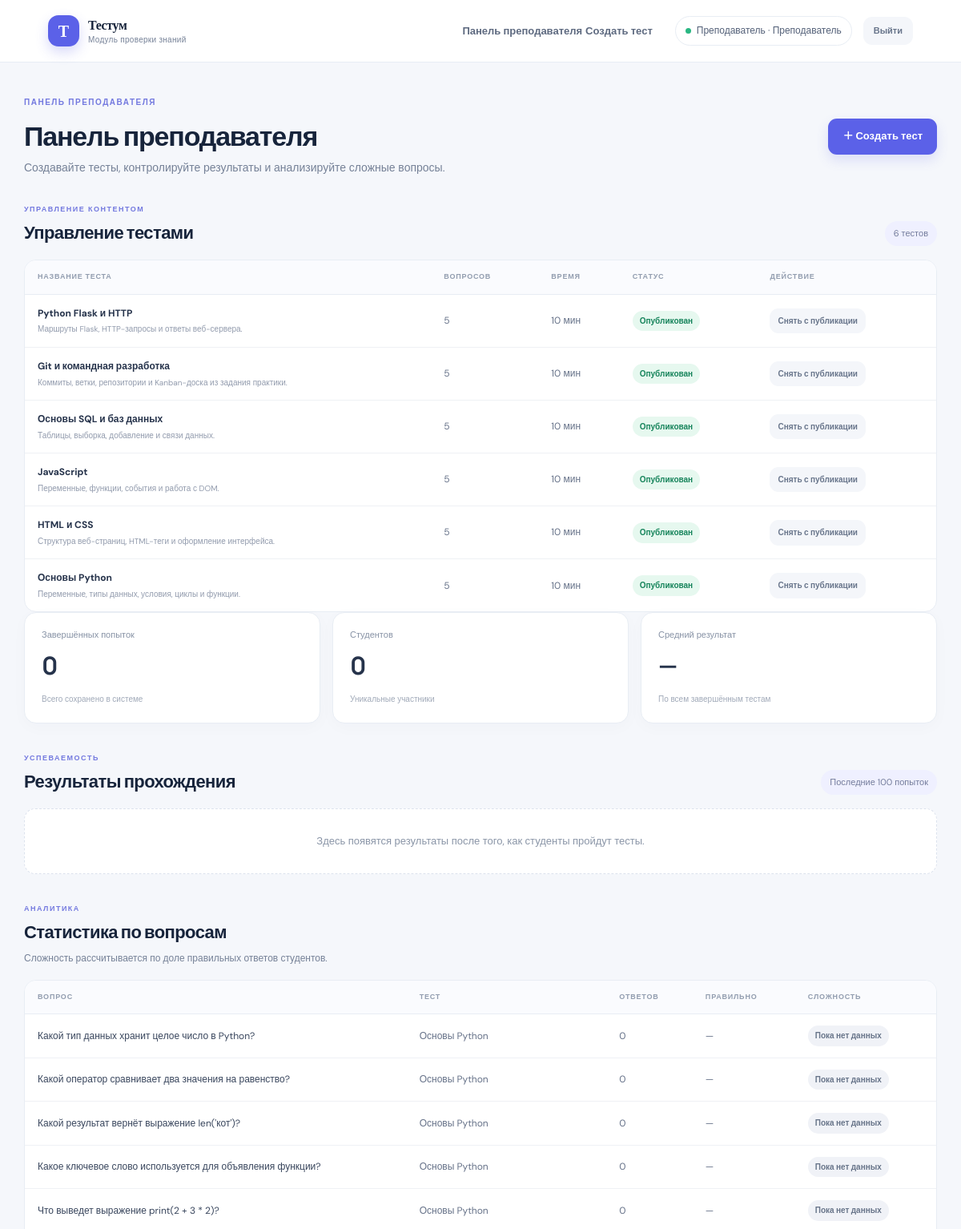
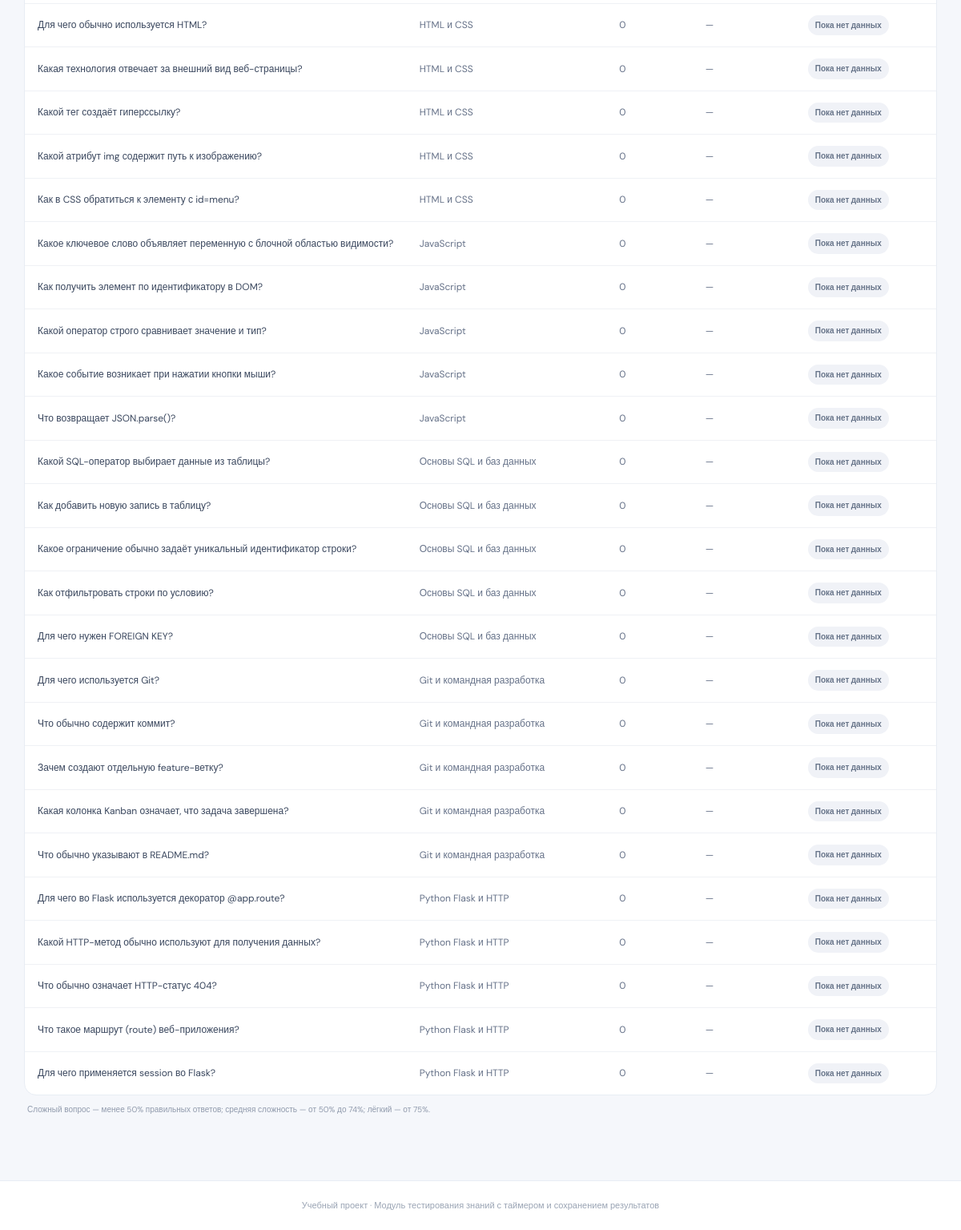
/teacher (signed in), run on the app's committed database (2 pictures, top to bottom).
### tables this page shows
CREATE TABLE quizzes (
            id INTEGER PRIMARY KEY AUTOINCREMENT,
            title TEXT NOT NULL,
            description TEXT NOT NULL,
            duration_seconds INTEGER NOT NULL CHECK(duration_seconds > 0),
            is_active INTEGER NOT NULL DEFAULT 1,
            created_by INTEGER REFERENCES users(id)
        );

CREATE TABLE questions (
            id INTEGER PRIMARY KEY AUTOINCREMENT,
            quiz_id INTEGER NOT NULL REFERENCES quizzes(id) ON DELETE CASCADE,
            question_text TEXT NOT NULL,
            option_a TEXT NOT NULL,
            option_b TEXT NOT NULL,
            option_c TEXT NOT NULL,
            option_d TEXT NOT NULL,
            correct_option TEXT NOT NULL CHECK(correct_option IN ('A','B','C','D')),
            explanation TEXT NOT NULL
        );

### src/app.py (the view)
    @app.get("/teacher")
    @teacher_required
    def teacher_dashboard():
        db = get_db()
        results = db.execute(
            """SELECT a.*, q.title, u.full_name, u.username
               FROM attempts a JOIN quizzes q ON q.id=a.quiz_id
               JOIN users u ON u.id=a.student_id
               WHERE a.status!='in_progress'
               ORDER BY a.finished_at DESC, a.id DESC LIMIT 100"""
        ).fetchall()
        stats = db.execute(
            """SELECT COUNT(*) AS attempts,
                      COUNT(DISTINCT student_id) AS students,
                      ROUND(AVG(CASE WHEN total>0 THEN 100.0*score/total END)) AS average_score
               FROM attempts WHERE status!='in_progress'"""
        ).fetchone()
        difficult = _question_statistics(db)
        quizzes = db.execute(
            """SELECT q.*, u.full_name AS author,
                      COUNT(DISTINCT p.id) AS question_count
               FROM quizzes q LEFT JOIN users u ON u.id=q.created_by
               LEFT JOIN questions p ON p.quiz_id=q.id
               GROUP BY q.id ORDER BY q.id DESC"""
        ).fetchall()
        return render_template(
            "teacher.html", results=results, stats=stats,
            difficult=difficult, quizzes=quizzes,
        )

### src/app.py (called while the page is built)
def login_required(view):
    @wraps(view)
    def wrapped(*args, **kwargs):
        if not session.get("user_id"):
            flash("Для продолжения войдите в систему.", "warning")
            return redirect(url_for("login"))
        return view(*args, **kwargs)
    return wrapped

def teacher_required(view):
    @wraps(view)
    @login_required
    def wrapped(*args, **kwargs):
        if session.get("role") != "teacher":
            abort(403)
        return view(*args, **kwargs)
    return wrapped

### src/database.py (called while the page is built)
def get_db() -> sqlite3.Connection:
    if "db" not in g:
        db_path = Path(current_app.config["DATABASE"])
        db_path.parent.mkdir(parents=True, exist_ok=True)
        connection = sqlite3.connect(db_path, timeout=10)
        connection.row_factory = sqlite3.Row
        connection.execute("PRAGMA foreign_keys = ON")
        g.db = connection
    return g.db

### src/templates/teacher.html (shortened to what this page needs)
{% extends 'base.html' %}
{% block content %}
<section class="welcome-row">
  <div><span class="eyebrow">ПАНЕЛЬ ПРЕПОДАВАТЕЛЯ</span><h1>Панель преподавателя</h1><p class="muted">Создавайте тесты, контролируйте результаты и анализируйте сложные вопросы.</p></div>
  <a class="btn btn-primary" href="{{ url_for('create_quiz') }}">＋ Создать тест</a>
</section>
<section class="section-block teacher-quizzes">
  <div class="section-heading"><div><span class="section-kicker">УПРАВЛЕНИЕ КОНТЕНТОМ</span><h2>Управление тестами</h2></div><span class="count-chip">{{ quizzes|length }} тестов</span></div>
  {% if quizzes %}
  <div class="table-wrap"><table><thead><tr><th>Название теста</th><th>Вопросов</th><th>Время</th><th>Статус</th><th>Действие</th></tr></thead><tbody>
    {% for quiz in quizzes %}<tr>
      <td><span class="table-main">{{ quiz.title }}</span><small class="table-sub">{{ quiz.description }}</small></td>
      <td>{{ quiz.question_count }}</td><td>{{ quiz.duration_seconds // 60 }} мин</td>
      <td><span class="status-chip {{ 'status-active' if quiz.is_active else 'status-soft' }}">{{ 'Опубликован' if quiz.is_active else 'Черновик' }}</span></td>
      <td><form method="post" action="{{ url_for('toggle_quiz', quiz_id=quiz.id) }}"><button class="btn btn-small {{ 'btn-ghost' if quiz.is_active else 'btn-secondary' }}" type="submit">{{ 'Снять с публикации' if quiz.is_active else 'Опубликовать' }}</button></form></td>
    </tr>{% endfor %}
  </tbody></table></div>
  {% else %}<div class="empty-state">Вы ещё не создали тесты. Нажмите «Создать тест», чтобы добавить первый.</div>{% endif %}
</section>
<section class="metric-grid">
  <article class="metric-card"><span>Завершённых попыток</span><strong>{{ stats.attempts or 0 }}</strong><small>Всего сохранено в системе</small></article>
  <article class="metric-card"><span>Студентов</span><strong>{{ stats.students or 0 }}</strong><small>Уникальные участники</small></article>
  <article class="metric-card"><span>Средний результат</span><strong>{{ (stats.average_score|string + '%') if stats.average_score is not none else '—' }}</strong><small>По всем завершённым тестам</small></article>
</section>
<section class="section-block">
  <div class="section-heading"><div><span class="section-kicker">УСПЕВАЕМОСТЬ</span><h2>Результаты прохождения</h2></div><span class="count-chip">Последние 100 попыток</span></div>
  {% if results %}
  <div class="table-wrap"><table><thead><tr><th>Студент</th><th>Тест</th><th>Дата</th><th>Результат</th><th>Нарушения</th><th>Статус</th><th>Отчёт</th></tr></thead><tbody>
    {% for item in results %}<tr>
      <td><span class="table-main">{{ item.full_name }}</span><small class="table-sub">@{{ item.username }}</small></td>
      <td>{{ item.title }}</td><td>{{ item.finished_at|datetime_local }}</td>
      <td><strong>{{ item.score }}/{{ item.total }}</strong><small class="table-sub">{{ ((100*item.score/item.total)|round)|int if item.total else 0 }}%</small></td>
      <td>{{ item.violations }}</td>
      <td><span class="status-chip {{ 'status-danger' if item.status == 'disqualified' else 'status-soft' }}">{{ {'completed':'Завершён','time_expired':'Время истекло','disqualified':'Нарушение правил'}.get(item.status,item.status) }}</span></td>
      <td><a class="table-link" href="{{ url_for('result', attempt_id=item.id) }}">Открыть</a><span class="table-sub"><a class="table-link" href="{{ url_for('export_result_pdf', attempt_id=item.id) }}">PDF ↓</a></span></td>
    </tr>{% endfor %}
  </tbody></table></div>
  {% else %}<div class="empty-state">Здесь появятся результаты после того, как студенты пройдут тесты.</div>{% endif %}
</section>
<section class="section-block">
  <div class="section-heading"><div><span class="section-kicker">АНАЛИТИКА</span><h2>Статистика по вопросам</h2><p class="muted">Сложность рассчитывается по доле правильных ответов студентов.</p></div></div>
  <div class="table-wrap"><table><thead><tr><th>Вопрос</th><th>Тест</th><th>Ответов</th><th>Правильно</th><th>Сложность</th></tr></thead><tbody>
    {% for item in difficult %}<tr><td class="question-cell">{{ item.question_text }}</td><td>{{ item.quiz_title }}</td><td>{{ item.answers_count }}</td><td>{% if item.accuracy is not none %}{{ item.accuracy }}%{% else %}—{% endif %}</td><td><span class="status-chip {{ 'status-danger' if item.accuracy is not none and item.accuracy < 50 else 'status-active' if item.accuracy is not none and item.accuracy >= 75 else 'status-soft' }}">{{ item.difficulty }}</span></td></tr>
    {% else %}<tr><td colspan="5">Нет вопросов для анализа.</td></tr>{% endfor %}
  </tbody></table></div>
  <p class="table-footnote">Сложный вопрос — менее 50% правильных ответов; средняя сложность — от 50% до 74%; лёгкий — от 75%.</p>
</section>
{% endblock %}

### src/templates/base.html (shortened to what this page needs)
<!doctype html>
<html lang="ru">
<head>
  <link rel="stylesheet" href="{{ url_for('static', filename='css/style.css') }}">
</head>
<body>
  <header class="topbar">
    <a class="brand" href="{{ url_for('index') }}">
      <span class="brand-mark">Т</span>
      <span><strong>Тестум</strong><small>Модуль проверки знаний</small></span>
    </a>
    {% if current_user %}
    <nav class="nav-links">
      {% if current_user.role == 'teacher' %}
        <a href="{{ url_for('teacher_dashboard') }}">Панель преподавателя</a>
        <a href="{{ url_for('create_quiz') }}">Создать тест</a>
      {% else %}
        <a href="{{ url_for('student_dashboard') }}">Мои тесты</a>
      {% endif %}
    </nav>
    <div class="user-area">
      <span class="user-pill"><span class="user-dot"></span>{{ current_user.full_name }} · {{ 'Преподаватель' if current_user.role == 'teacher' else 'Студент' }}</span>
      <form action="{{ url_for('logout') }}" method="post"><button class="btn btn-ghost btn-small" type="submit">Выйти</button></form>
    </div>
    {% endif %}
  </header>
  <main class="page-shell">
    {% block content %}{% endblock %}
  </main>
  <footer class="footer">Учебный проект · Модуль тестирования знаний с таймером и сохранением результатов</footer>
</body>
</html>

### data on the page
quizzes: title "Python Flask и HTTP", description "Маршруты Flask, HTTP-запросы и ответы веб-сервера.", question_count "5", duration_seconds "10", is_active "Опубликован", is_active "Снять с публикации"
quizzes: title "Git и командная разработка", description "Коммиты, ветки, репозитории и Kanban-доска из задания практики.", question_count "5", duration_seconds "10", is_active "Опубликован", is_active "Снять с публикации"
quizzes: title "Основы SQL и баз данных", description "Таблицы, выборка, добавление и связи данных.", question_count "5", duration_seconds "10", is_active "Опубликован", is_active "Снять с публикации"
quizzes: title "JavaScript", description "Переменные, функции, события и работа с DOM.", question_count "5", duration_seconds "10", is_active "Опубликован", is_active "Снять с публикации"
quizzes: title "HTML и CSS", description "Структура веб-страниц, HTML-теги и оформление интерфейса.", question_count "5", duration_seconds "10", is_active "Опубликован", is_active "Снять с публикации"
quizzes: title "Основы Python", description "Переменные, типы данных, условия, циклы и функции.", question_count "5", duration_seconds "10", is_active "Опубликован", is_active "Снять с публикации"
questions: question_text "Какой тип данных хранит целое число в Python?", quiz_title "Основы Python", answers_count "0", difficulty "Пока нет данных"
questions: question_text "Какой оператор сравнивает два значения на равенство?", quiz_title "Основы Python", answers_count "0", difficulty "Пока нет данных"
questions: question_text "Какой результат вернёт выражение len('кот')?", quiz_title "Основы Python", answers_count "0", difficulty "Пока нет данных"
questions: question_text "Какое ключевое слово используется для объявления функции?", quiz_title "Основы Python", answers_count "0", difficulty "Пока нет данных"
questions: question_text "Что выведет выражение print(2 + 3 * 2)?", quiz_title "Основы Python", answers_count "0", difficulty "Пока нет данных"
questions: question_text "Для чего обычно используется HTML?", quiz_title "HTML и CSS", answers_count "0", difficulty "Пока нет данных"
questions: question_text "Какая технология отвечает за внешний вид веб-страницы?", quiz_title "HTML и CSS", answers_count "0", difficulty "Пока нет данных"
questions: question_text "Какой тег создаёт гиперссылку?", quiz_title "HTML и CSS", answers_count "0", difficulty "Пока нет данных"
questions: question_text "Какой атрибут img содержит путь к изображению?", quiz_title "HTML и CSS", answers_count "0", difficulty "Пока нет данных"
questions: question_text "Как в CSS обратиться к элементу с id=menu?", quiz_title "HTML и CSS", answers_count "0", difficulty "Пока нет данных"
questions: question_text "Какое ключевое слово объявляет переменную с блочной областью видимости?", quiz_title "JavaScript", answers_count "0", difficulty "Пока нет данных"
questions: question_text "Как получить элемент по идентификатору в DOM?", quiz_title "JavaScript", answers_count "0", difficulty "Пока нет данных"
questions: question_text "Какой оператор строго сравнивает значение и тип?", quiz_title "JavaScript", answers_count "0", difficulty "Пока нет данных"
questions: question_text "Какое событие возникает при нажатии кнопки мыши?", quiz_title "JavaScript", answers_count "0", difficulty "Пока нет данных"
questions: question_text "Что возвращает JSON.parse()?", quiz_title "JavaScript", answers_count "0", difficulty "Пока нет данных"
questions: question_text "Какой SQL-оператор выбирает данные из таблицы?", quiz_title "Основы SQL и баз данных", answers_count "0", difficulty "Пока нет данных"
questions: question_text "Как добавить новую запись в таблицу?", quiz_title "Основы SQL и баз данных", answers_count "0", difficulty "Пока нет данных"
questions: question_text "Какое ограничение обычно задаёт уникальный идентификатор строки?", quiz_title "Основы SQL и баз данных", answers_count "0", difficulty "Пока нет данных"
questions: question_text "Как отфильтровать строки по условию?", quiz_title "Основы SQL и баз данных", answers_count "0", difficulty "Пока нет данных"
questions: question_text "Для чего нужен FOREIGN KEY?", quiz_title "Основы SQL и баз данных", answers_count "0", difficulty "Пока нет данных"
questions: question_text "Для чего используется Git?", quiz_title "Git и командная разработка", answers_count "0", difficulty "Пока нет данных"
questions: question_text "Что обычно содержит коммит?", quiz_title "Git и командная разработка", answers_count "0", difficulty "Пока нет данных"
questions: question_text "Зачем создают отдельную feature-ветку?", quiz_title "Git и командная разработка", answers_count "0", difficulty "Пока нет данных"
questions: question_text "Какая колонка Kanban означает, что задача завершена?", quiz_title "Git и командная разработка", answers_count "0", difficulty "Пока нет данных"
questions: question_text "Что обычно указывают в README.md?", quiz_title "Git и командная разработка", answers_count "0", difficulty "Пока нет данных"
questions: question_text "Для чего во Flask используется декоратор @app.route?", quiz_title "Python Flask и HTTP", answers_count "0", difficulty "Пока нет данных"
questions: question_text "Какой HTTP-метод обычно используют для получения данных?", quiz_title "Python Flask и HTTP", answers_count "0", difficulty "Пока нет данных"
questions: question_text "Что обычно означает HTTP-статус 404?", quiz_title "Python Flask и HTTP", answers_count "0", difficulty "Пока нет данных"
questions: question_text "Что такое маршрут (route) веб-приложения?", quiz_title "Python Flask и HTTP", answers_count "0", difficulty "Пока нет данных"
questions: question_text "Для чего применяется session во Flask?", quiz_title "Python Flask и HTTP", answers_count "0", difficulty "Пока нет данных"

### other printed values
{{ current_user.full_name }} "Преподаватель"
{{ 'Преподаватель' if current_user.role == 'teacher' else 'Студент' }} "Преподаватель"
{{ quizzes|length }} "6"
{{ stats.attempts or 0 }} "0"
{{ stats.students or 0 }} "0"
